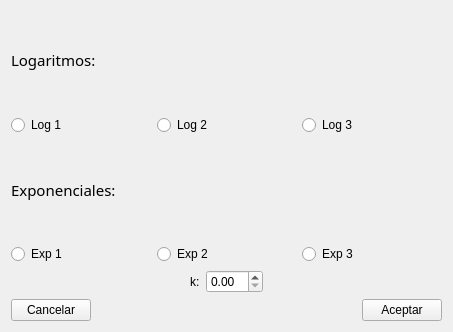
<?xml version="1.0" encoding="UTF-8"?>
<ui version="4.0">
 <class>Logexp</class>
 <widget class="QWidget" name="Logexp">
  <property name="geometry">
   <rect>
    <x>0</x>
    <y>0</y>
    <width>453</width>
    <height>332</height>
   </rect>
  </property>
  <property name="windowTitle">
   <string>Form</string>
  </property>
  <layout class="QVBoxLayout" name="verticalLayout">
   <item>
    <widget class="QLabel" name="label_2">
     <property name="font">
      <font>
       <family>Arial Black</family>
       <pointsize>11</pointsize>
      </font>
     </property>
     <property name="frameShadow">
      <enum>QFrame::Sunken</enum>
     </property>
     <property name="text">
      <string>Logaritmos:</string>
     </property>
    </widget>
   </item>
   <item>
    <layout class="QHBoxLayout" name="horizontalLayout">
     <item>
      <widget class="QRadioButton" name="log1radioButton">
       <property name="text">
        <string>Log 1</string>
       </property>
      </widget>
     </item>
     <item>
      <widget class="QRadioButton" name="log2radioButton">
       <property name="text">
        <string>Log 2</string>
       </property>
      </widget>
     </item>
     <item>
      <widget class="QRadioButton" name="log3radioButton">
       <property name="text">
        <string>Log 3</string>
       </property>
      </widget>
     </item>
    </layout>
   </item>
   <item>
    <widget class="QLabel" name="label_3">
     <property name="font">
      <font>
       <family>Arial Black</family>
       <pointsize>11</pointsize>
      </font>
     </property>
     <property name="text">
      <string>Exponenciales:</string>
     </property>
    </widget>
   </item>
   <item>
    <layout class="QHBoxLayout" name="horizontalLayout_2">
     <item>
      <widget class="QRadioButton" name="exp1radioButton">
       <property name="text">
        <string>Exp 1</string>
       </property>
      </widget>
     </item>
     <item>
      <widget class="QRadioButton" name="exp2radioButton">
       <property name="text">
        <string>Exp 2</string>
       </property>
      </widget>
     </item>
     <item>
      <widget class="QRadioButton" name="exp3radioButton">
       <property name="text">
        <string>Exp 3</string>
       </property>
      </widget>
     </item>
    </layout>
   </item>
   <item>
    <layout class="QHBoxLayout" name="horizontalLayout_3">
     <item>
      <spacer name="horizontalSpacer_2">
       <property name="orientation">
        <enum>Qt::Horizontal</enum>
       </property>
       <property name="sizeHint" stdset="0">
        <size>
         <width>40</width>
         <height>20</height>
        </size>
       </property>
      </spacer>
     </item>
     <item>
      <widget class="QLabel" name="klabel">
       <property name="text">
        <string>k:</string>
       </property>
      </widget>
     </item>
     <item>
      <widget class="QDoubleSpinBox" name="kdoubleSpinBox"/>
     </item>
     <item>
      <spacer name="horizontalSpacer_3">
       <property name="orientation">
        <enum>Qt::Horizontal</enum>
       </property>
       <property name="sizeHint" stdset="0">
        <size>
         <width>40</width>
         <height>20</height>
        </size>
       </property>
      </spacer>
     </item>
    </layout>
   </item>
   <item>
    <layout class="QHBoxLayout" name="horizontalLayout_4">
     <item>
      <widget class="QPushButton" name="ButtonCancelar">
       <property name="text">
        <string>Cancelar</string>
       </property>
      </widget>
     </item>
     <item>
      <spacer name="horizontalSpacer">
       <property name="orientation">
        <enum>Qt::Horizontal</enum>
       </property>
       <property name="sizeHint" stdset="0">
        <size>
         <width>40</width>
         <height>20</height>
        </size>
       </property>
      </spacer>
     </item>
     <item>
      <widget class="QPushButton" name="ButtonAceptar">
       <property name="text">
        <string>Aceptar</string>
       </property>
      </widget>
     </item>
    </layout>
   </item>
  </layout>
  <zorder>log1radioButton</zorder>
  <zorder>kdoubleSpinBox</zorder>
  <zorder>klabel</zorder>
  <zorder>ButtonAceptar</zorder>
  <zorder>ButtonCancelar</zorder>
  <zorder>exp2radioButton</zorder>
  <zorder>exp3radioButton</zorder>
  <zorder>log2radioButton</zorder>
  <zorder>log3radioButton</zorder>
  <zorder>exp1radioButton</zorder>
  <zorder>label_2</zorder>
  <zorder>label_3</zorder>
  <zorder>kdoubleSpinBox</zorder>
  <zorder></zorder>
 </widget>
 <resources/>
 <connections/>
</ui>
